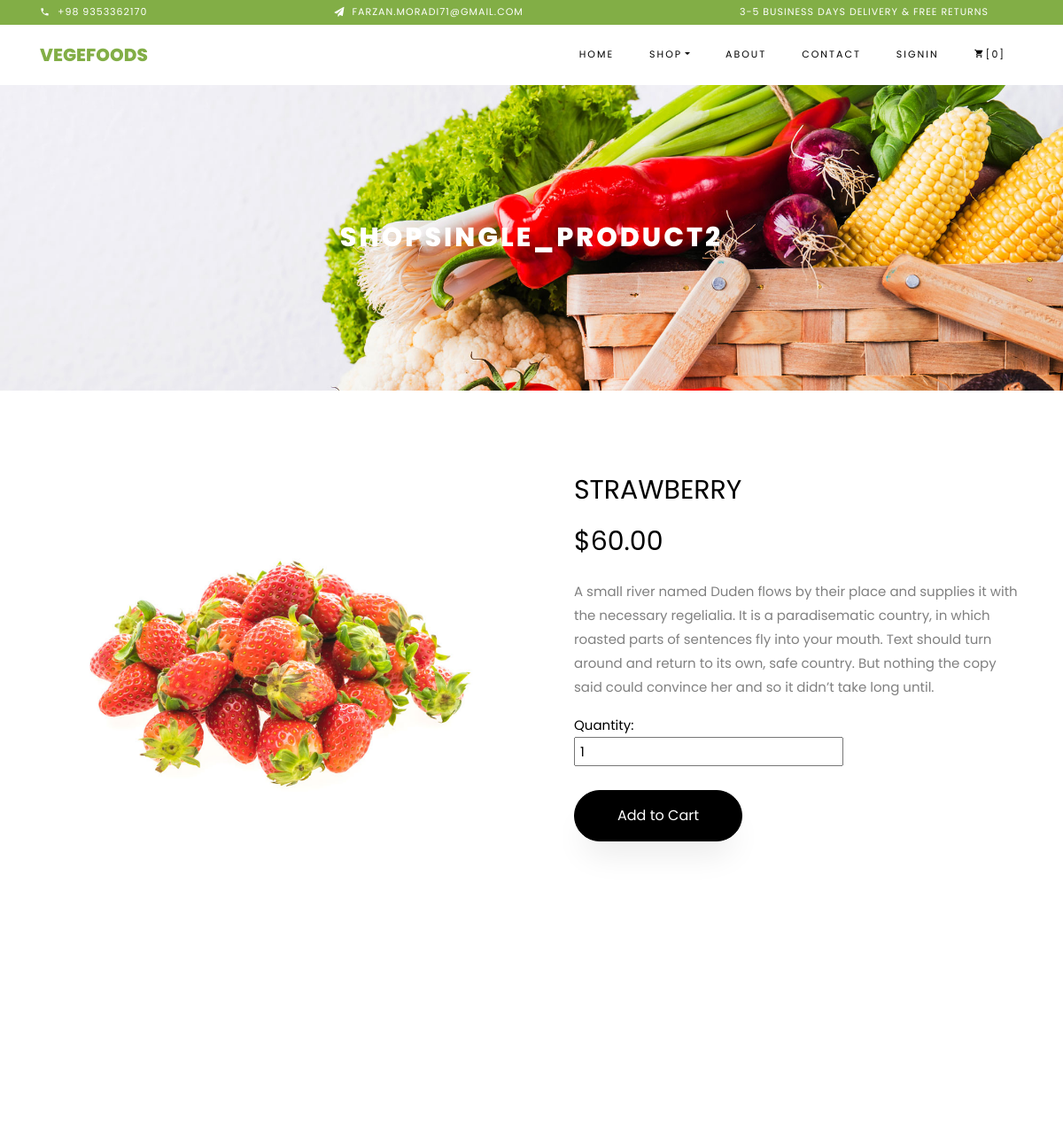
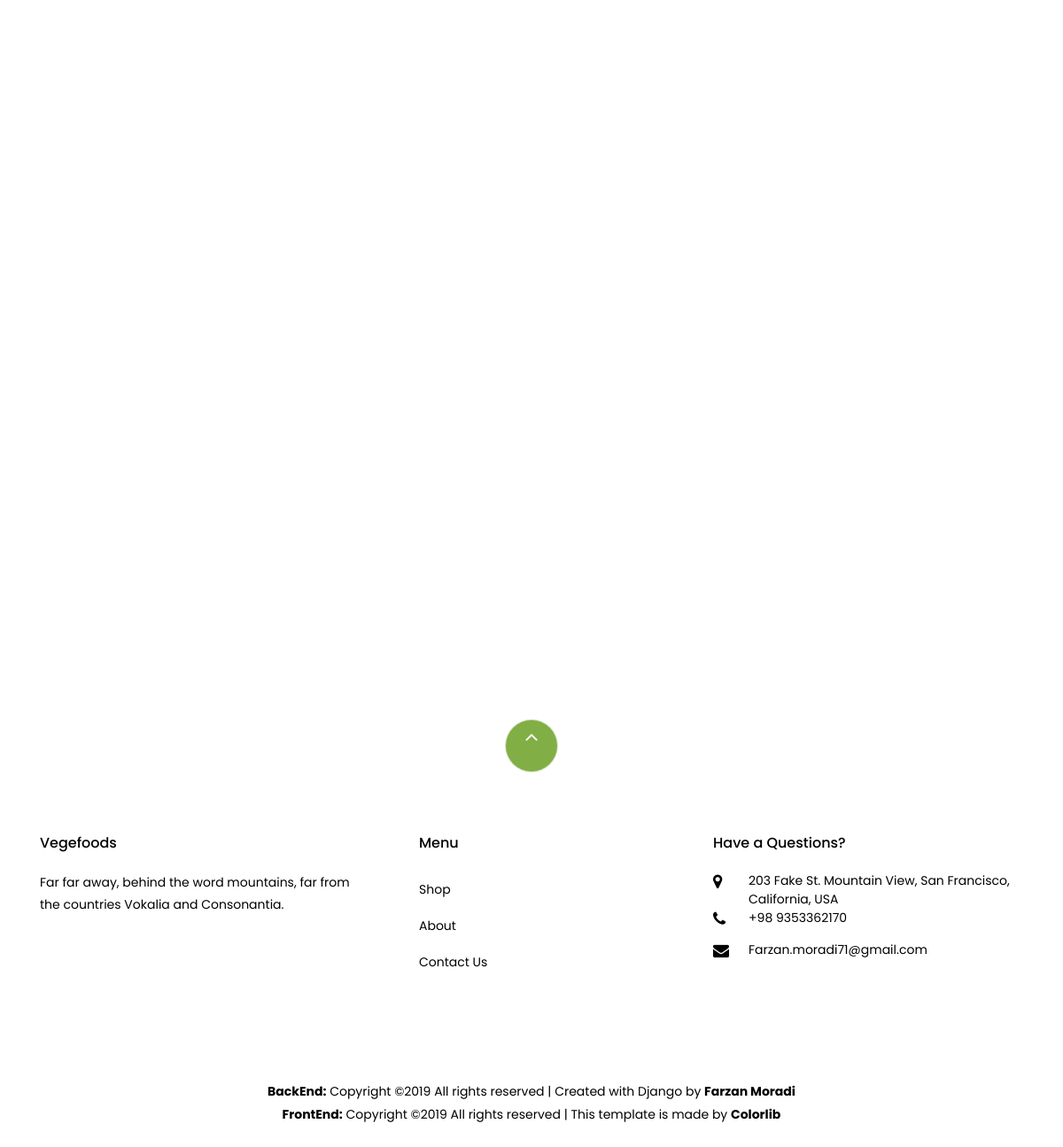
Page /shop/single_product/2/ on the committed database (2 pictures, top to bottom).
### shop/models.py (models this page shows, shortened)
class Vegtables(models.Model):
    title = models.CharField(max_length=255, unique=True)
    kind = models.CharField(max_length=10, choices=KIND_CHOICES, default='green')
    prise = models.DecimalField(max_digits=6, decimal_places=2)
    Discount = models.PositiveIntegerField(default=0)
    detail = models.TextField(blank=True, default='')
    count = models.PositiveIntegerField(default=0)
    image = models.ImageField(upload_to = 'static/media/vegtables', default = 'static/media/vegtables/no-img.jpg')
    def discount_prise(self):
        return (self.prise * (100 - self.Discount))/100
    class Meta:
        ordering = ["title"]

### shop/views.py (the view)
# urls.py: url(r"single_product/(?P<pk>\d+)/$",views.SingleProduct,name="single_product"),
def SingleProduct(request, pk=None):
    wishlist = Wishlist.objects.all
    if pk:
        vegtable = Vegtables.objects.all
        args = {'vegtable':vegtable, 'pk':pk, 'wishlist':wishlist}
        return render(request,'single_product.html',args)
    else:
        args = {'wishlist':wishlist}
        return render(request,'shop.html',args)

### shop/templates/single_product.html (shortened to what this page needs)
{% extends 'base.html' %}
{% load staticfiles %}
{% block content %}
<section class="ftco-section">
    	<div class="container">
    		<div class="row">
            {% for Vegtables in vegtable %}
				{% if Vegtables.pk|add:"0" == pk|add:"0" %}
                    <div class="col-lg-6 mb-5 ftco-animate">
                        <a href="/{{ Vegtables.image }}" class="image-popup"><img src="/{{ Vegtables.image }}" class="img-fluid" alt="Colorlib Template">
                        </a>
                    </div>
                    <div class="col-lg-6 product-details pl-md-5 ftco-animate">
                        <h3>{{ Vegtables.title }}</h3>
                        {% if Vegtables.Discount > 0 %}
                            <p class="price"><span class="mr-2 price-dc" style="text-decoration: line-through;color: #b3b3b3;">${{ Vegtables.prise }}</span><span class="price-sale">${{ Vegtables.discount_prise }}</span></p>
                        {% else %}
                            <p class="price"><span>${{ Vegtables.prise }}</span></p>
                        {% endif %}
                        <p>{{ Vegtables.detail }}</p>
                        <p style="color:black;margin-bottom:0px">Quantity:</p>
                        <input id="num" style="padding-left:5px" type="number" name="count" value="1" class="vIntegerField" min="1" required="" onKeyDown="return false">
                            <br><br>
                        <p><a id="link" href="{% url 'cart:add_to_cart' pk=Vegtables.pk qnt=1 %}" class="btn btn-black py-3 px-5">Add to Cart</a></p>
                    </div>
                {% endif %}
			{% endfor %}
    		</div>
    	</div>
    </section>
    <section class="ftco-section">
    	<div class="container">
				<div class="row justify-content-center mb-3 pb-3">
        </div>
    	</div>
    	<div class="container">
    		<div class="row">
    		</div>
    	</div>
    </section>
{% endblock content %}

### rows in the picture
Vegtables: image (picture), title "STRAWBERRY", prise "60.00", detail "A small river named Duden flows by their place and supplies it with the necessary regelialia. It is a paradisematic country, in which roasted parts of sentences fly into your mouth. Text should turn around and return to its own, safe country. But nothing the copy said could convince her and so it didn’t take long until."

### other values in the picture
{{ request.session.cart|length }} "0"
{{ request.path|cut:"/" }} "SHOPSINGLE_PRODUCT2"
